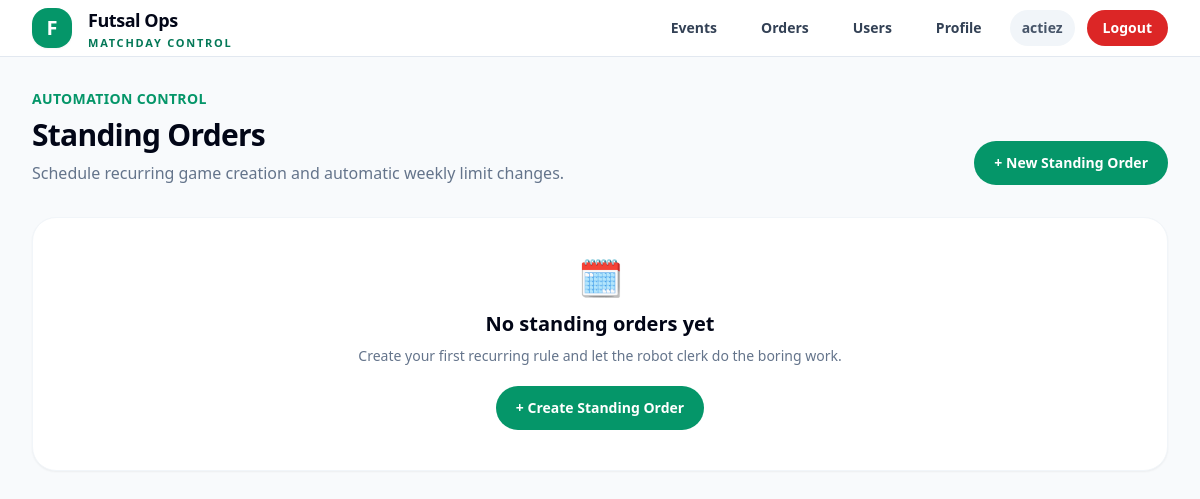
Page /standing-orders/ (signed in) on the earlier database version.
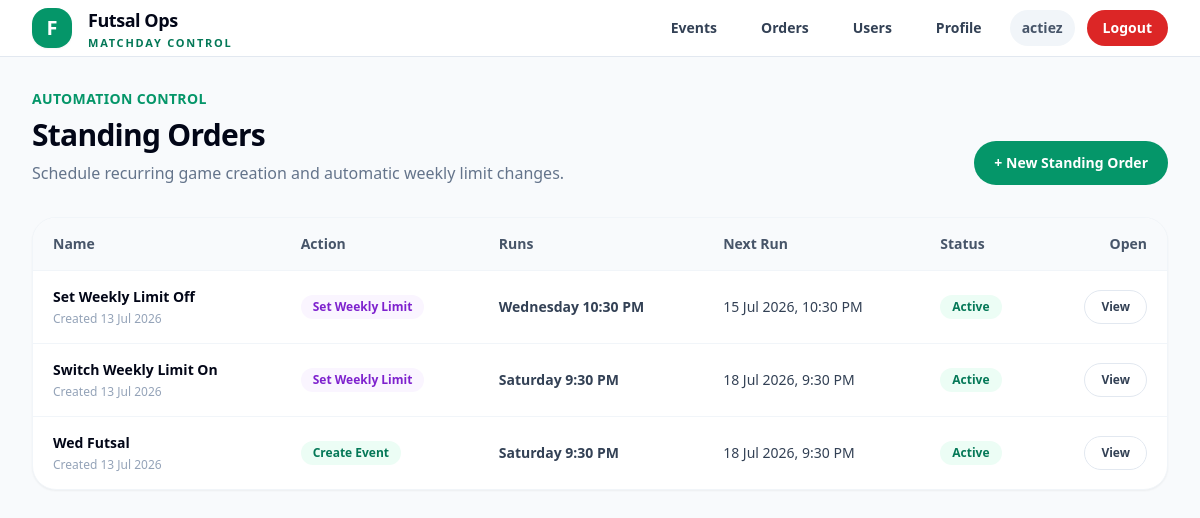
Same page on the later database version.
### accounts/models.py (models this page shows)
class User(AbstractUser):
    ROLE_USER = "user"
    ROLE_ADMIN = "admin"
    ROLE_SUPERADMIN = "superadmin"
    ROLE_CHOICES = [
        (ROLE_USER, "User"),
        (ROLE_ADMIN, "Admin"),
        (ROLE_SUPERADMIN, "Superadmin"),
    ]
    PLAYER_NEW = "new"
    PLAYER_REGULAR = "regular"
    PLAYER_CORE = "core"
    PLAYER_NAUGHTY = "naughty"
    PLAYER_TYPE_CHOICES = [
        (PLAYER_NEW, "New"),
        (PLAYER_REGULAR, "Regular"),
        (PLAYER_CORE, "Core"),
        (PLAYER_NAUGHTY, "Naughty"),
    ]
    role = models.CharField(max_length=20, choices=ROLE_CHOICES, default=ROLE_USER)
    player_type = models.CharField(max_length=20, choices=PLAYER_TYPE_CHOICES, default=PLAYER_NEW)
    mobile_number = models.CharField(max_length=30, blank=True)
    games_played_count = models.PositiveIntegerField(default=0)
    email_verified = models.BooleanField(default=False)
    admin_notes = models.TextField(blank=True, default="")
    def is_admin_level(self):
        return self.is_authenticated and (
            self.is_superuser or self.role in {self.ROLE_ADMIN, self.ROLE_SUPERADMIN}
        )
    def is_superadmin_level(self):
        return self.is_authenticated and (
            self.is_superuser or self.role == self.ROLE_SUPERADMIN
        )

### standing_orders/models.py (models this page shows, shortened)
class StandingOrder(models.Model):
    ACTION_CREATE_EVENT = "create_event"
    ACTION_SET_WEEKLY_LIMIT = "set_weekly_limit"
    ACTION_CHOICES = [
        (ACTION_CREATE_EVENT, "Create Event"),
        (ACTION_SET_WEEKLY_LIMIT, "Set Weekly Limit"),
    ]
    FREQUENCY_WEEKLY = "weekly"
    FREQUENCY_CHOICES = [
        (FREQUENCY_WEEKLY, "Weekly"),
    ]
    DAY_MONDAY = 0
    DAY_TUESDAY = 1
    DAY_WEDNESDAY = 2
    DAY_THURSDAY = 3
    DAY_FRIDAY = 4
    DAY_SATURDAY = 5
    DAY_SUNDAY = 6
    DAY_CHOICES = [
        (DAY_MONDAY, "Monday"),
        (DAY_TUESDAY, "Tuesday"),
        (DAY_WEDNESDAY, "Wednesday"),
        (DAY_THURSDAY, "Thursday"),
        (DAY_FRIDAY, "Friday"),
        (DAY_SATURDAY, "Saturday"),
        (DAY_SUNDAY, "Sunday"),
    ]
    LEAVE_CUTOFF_CHOICES = [
        (None, "No cutoff"),
        (30, "30 minutes before"),
        (60, "60 minutes before"),
        (90, "90 minutes before"),
        (120, "120 minutes before"),
        (150, "150 minutes before"),
        (180, "180 minutes before"),
    ]
    name = models.CharField(max_length=120)
    action = models.CharField(max_length=30, choices=ACTION_CHOICES)
    frequency = models.CharField(
        max_length=20,
        choices=FREQUENCY_CHOICES,
        default=FREQUENCY_WEEKLY,
    )
    run_day_of_week = models.PositiveSmallIntegerField(choices=DAY_CHOICES)
    run_time = models.TimeField()
    is_active = models.BooleanField(default=True)
    event_day_of_week = models.PositiveSmallIntegerField(
        choices=DAY_CHOICES,
        null=True,
        blank=True,
    )
    event_start_time = models.TimeField(null=True, blank=True)
    event_end_time = models.TimeField(null=True, blank=True)
    location = models.CharField(max_length=255, blank=True)
    amount_payable = models.DecimalField(
        max_digits=8,
        decimal_places=2,
        null=True,
        blank=True,
    )
    playing_slots = models.PositiveIntegerField(null=True, blank=True)
    waiting_slots = models.PositiveIntegerField(null=True, blank=True)
    backup_slots = models.PositiveIntegerField(null=True, blank=True)
    is_private = models.BooleanField(default=False)
    leave_cutoff_minutes = models.PositiveIntegerField(
        null=True,
        blank=True,
        choices=LEAVE_CUTOFF_CHOICES,
        help_text="Events created by this standing order will lock self-leaving after this cutoff before kick-off.",
    )
    weekly_limit_enabled = models.BooleanField(null=True, blank=True)
    last_run_at = models.DateTimeField(null=True, blank=True)
    next_run_at = models.DateTimeField(null=True, blank=True)
    created_by = models.ForeignKey(
        settings.AUTH_USER_MODEL,
        on_delete=models.SET_NULL,
        null=True,
        blank=True,
        related_name="created_standing_orders",
    )
    created_at = models.DateTimeField(auto_now_add=True)
    updated_at = models.DateTimeField(auto_now=True)
    class Meta:
        ordering = ["run_day_of_week", "run_time", "name"]
    @property
    def action_label(self):
        return dict(self.ACTION_CHOICES).get(self.action, self.action)
    @property
    def run_day_label(self):
        return dict(self.DAY_CHOICES).get(self.run_day_of_week, self.run_day_of_week)

### standing_orders/views.py (the view)
# urls.py: path("", StandingOrderListView.as_view(), name="standing_order_list"),
class StandingOrderListView(AdminRequiredMixin, ListView):
    model = StandingOrder
    template_name = "standing_orders/list.html"
    context_object_name = "standing_orders"
    def get_queryset(self):
        return (
            StandingOrder.objects
            .all()
            .order_by("-is_active", "run_day_of_week", "run_time", "name")
        )

### core/mixins.py (called while the page is built)
    def dispatch(self, request, *args, **kwargs):
        if not request.user.is_authenticated:
            return redirect("login")
        if not request.user.is_admin_level():
            return redirect("player_home")
        return super().dispatch(request, *args, **kwargs)

### standing_orders/templates/standing_orders/list.html (shortened to what this page needs)
{% extends "base.html" %}
{% block content %}
<div class="space-y-8">
    <div class="flex flex-col md:flex-row md:items-end md:justify-between gap-5">
        <div>
            <p class="text-sm font-bold text-emerald-600 uppercase tracking-wide">
                Automation Control
            </p>
            <h1 class="mt-2 text-3xl font-black tracking-tight text-slate-950">
                Standing Orders
            </h1>
            <p class="mt-2 text-slate-500">
                Schedule recurring game creation and automatic weekly limit changes.
            </p>
        </div>
        <a href="{% url 'standing_order_create' %}"
           class="inline-flex items-center justify-center px-5 py-3 rounded-full bg-emerald-600 text-white text-sm font-bold hover:bg-emerald-700">
            + New Standing Order
        </a>
    </div>
    <div class="bg-white rounded-3xl border border-slate-100 shadow-sm overflow-hidden">
        {% if standing_orders %}
            <div class="overflow-x-auto">
                <table class="min-w-full text-sm">
                    <thead class="bg-slate-50 border-b border-slate-100">
                        <tr>
                            <th class="px-5 py-4 text-left font-black text-slate-600">Name</th>
                            <th class="px-5 py-4 text-left font-black text-slate-600">Action</th>
                            <th class="px-5 py-4 text-left font-black text-slate-600">Runs</th>
                            <th class="px-5 py-4 text-left font-black text-slate-600">Next Run</th>
                            <th class="px-5 py-4 text-left font-black text-slate-600">Status</th>
                            <th class="px-5 py-4 text-right font-black text-slate-600">Open</th>
                        </tr>
                    </thead>
                    <tbody class="divide-y divide-slate-100">
                        {% for order in standing_orders %}
                            <tr class="hover:bg-slate-50">
                                <td class="px-5 py-4">
                                    <div class="font-black text-slate-950">
                                        {{ order.name }}
                                    </div>
                                    <div class="text-xs text-slate-400 mt-1">
                                        Created {{ order.created_at|date:"d M Y" }}
                                    </div>
                                </td>
                                <td class="px-5 py-4">
                                    <span class="inline-flex rounded-full px-3 py-1 text-xs font-bold
                                        {% if order.action == 'create_event' %}
                                            bg-emerald-50 text-emerald-700
                                        {% else %}
                                            bg-purple-50 text-purple-700
                                        {% endif %}
                                    ">
                                        {{ order.action_label }}
                                    </span>
                                </td>
                                <td class="px-5 py-4 text-slate-700 font-semibold">
                                    {{ order.run_day_label }} {{ order.run_time|time:"g:i A" }}
                                </td>
                                <td class="px-5 py-4 text-slate-700">
                                    {% if order.next_run_at %}
                                        {{ order.next_run_at|date:"d M Y, g:i A" }}
                                    {% else %}
                                        -
                                    {% endif %}
                                </td>
                                <td class="px-5 py-4">
                                    {% if order.is_active %}
                                        <span class="inline-flex rounded-full bg-emerald-50 px-3 py-1 text-xs font-bold text-emerald-700">
                                            Active
                                        </span>
                                    {% else %}
                                        <span class="inline-flex rounded-full bg-slate-100 px-3 py-1 text-xs font-bold text-slate-600">
                                            Paused
                                        </span>
                                    {% endif %}
                                </td>
                                <td class="px-5 py-4 text-right">
                                    <a href="{% url 'standing_order_detail' order.id %}"
                                       class="inline-flex items-center justify-center px-4 py-2 rounded-full border border-slate-200 bg-white text-slate-700 text-xs font-bold hover:bg-emerald-50 hover:text-emerald-700">
                                        View
                                    </a>
                                </td>
                            </tr>
                        {% endfor %}
                    </tbody>
                </table>
            </div>
        {% else %}
            <div class="p-10 text-center">
                <div class="text-4xl mb-3">🗓️</div>
                <h2 class="text-xl font-black text-slate-950">
                    No standing orders yet
                </h2>
                <p class="mt-2 text-sm text-slate-500">
                    Create your first recurring rule and let the robot clerk do the boring work.
                </p>
                <a href="{% url 'standing_order_create' %}"
                   class="mt-5 inline-flex items-center justify-center px-5 py-3 rounded-full bg-emerald-600 text-white text-sm font-bold hover:bg-emerald-700">
                    + Create Standing Order
                </a>
            </div>
        {% endif %}
    </div>
</div>
{% endblock %}

### templates/base.html (shortened to what this page needs)
<!DOCTYPE html>
<html>
<head>
    <script src="https://cdn.tailwindcss.com"></script>
</head>
<body class="min-h-screen bg-slate-50 text-slate-950">
    <header class="sticky top-0 z-40 border-b border-slate-200 bg-white/95 backdrop-blur">
        <div class="max-w-7xl mx-auto px-4 sm:px-6 lg:px-8">
            <div class="h-14 flex items-center justify-between gap-6">
                <a href="/" class="flex items-center gap-4">
                    <div class="h-10 w-10 rounded-2xl bg-emerald-600 text-white flex items-center justify-center text-xl font-black shadow-sm">
                        F
                    </div>
                    <div class="leading-tight">
                        <div class="text-lg font-black tracking-tight text-slate-950">
                            Futsal Ops
                        </div>
                        <div class="text-[11px] uppercase tracking-[0.16em] text-emerald-700 font-bold mt-0.5">
                            Matchday Control
                        </div>
                    </div>
                </a>
                <div class="flex items-center gap-2 sm:gap-3">
                    {% if request.user.is_authenticated %}
                        {% if request.user.is_admin_level %}
                            <a href="{% url 'event_list' %}"
                               class="hidden sm:inline-flex items-center px-4 py-2 rounded-full text-sm font-semibold text-slate-700 hover:bg-emerald-50 hover:text-emerald-700">
                                Events
                            </a>
                            <a href="{% url 'standing_order_list' %}"
                               class="hidden sm:inline-flex items-center px-4 py-2 rounded-full text-sm font-semibold text-slate-700 hover:bg-emerald-50 hover:text-emerald-700">
                                Orders
                            </a>
                        {% endif %}
                        {% if request.user.is_superadmin_level %}
                            <a href="{% url 'user_list' %}"
                               class="hidden sm:inline-flex items-center px-4 py-2 rounded-full text-sm font-semibold text-slate-700 hover:bg-emerald-50 hover:text-emerald-700">
                                Users
                            </a>
                        {% endif %}
                        <a href="{% url 'profile' %}"
                           class="inline-flex items-center px-4 py-2 rounded-full text-sm font-semibold text-slate-700 hover:bg-emerald-50 hover:text-emerald-700">
                            Profile
                        </a>
                        <div class="hidden md:inline-flex items-center px-3 py-2 rounded-full bg-slate-100 text-sm font-semibold text-slate-600">
                            {{ request.user.username }}
                        </div>
                        <form method="post" action="/logout/">
                            <button type="submit"
                                class="inline-flex items-center px-4 py-2 rounded-full text-sm font-semibold bg-red-600 text-white hover:bg-red-700">
                                Logout
                            </button>
                        </form>
                    {% else %}
                        <a href="/login/"
                           class="inline-flex items-center px-5 py-2.5 rounded-full text-sm font-semibold bg-emerald-600 text-white hover:bg-emerald-700">
                            Login
                        </a>
                    {% endif %}
                </div>
            </div>
        </div>
    </header>
    <main class="max-w-7xl mx-auto px-4 sm:px-6 lg:px-8 py-8">
        {% block content %}{% endblock %}
    </main>
</body>
</html>

Differences in the rows shown:
added StandingOrder: name "Set Weekly Limit Off", created_at "13 Jul 2026", action_label "Set Weekly Limit", run_day_label "Wednesday", run_time "10:30 PM", next_run_at "15 Jul 2026, 10:30 PM", is_active "Active"
added StandingOrder: name "Switch Weekly Limit On", created_at "13 Jul 2026", action_label "Set Weekly Limit", run_day_label "Saturday", run_time "9:30 PM", next_run_at "18 Jul 2026, 9:30 PM", is_active "Active"
added StandingOrder: name "Wed Futsal", created_at "13 Jul 2026", action_label "Create Event", run_day_label "Saturday", run_time "9:30 PM", next_run_at "18 Jul 2026, 9:30 PM", is_active "Active"
Other differences:
text no longer shown: "🗓️ No standing orders yet Create your first recurring rule and let the robot clerk do the boring work. + Create Standing Order"
text now shown: "Name Action Runs Next Run Status Open"
